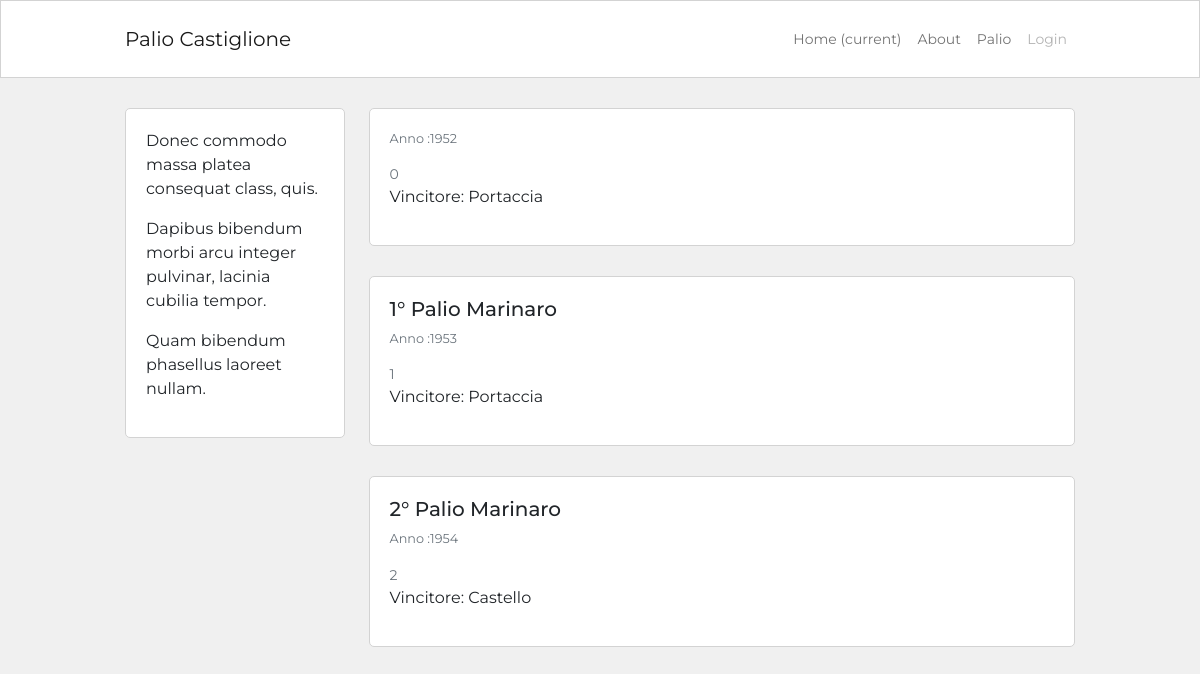
The page /palio on the database its author committed.
### blog/models.py (models this page shows, shortened)
class Gare (db.Model):
    id = db.Column ( db.Integer, primary_key = True)
    data = db.Column ( db.DateTime, default = datetime.now)
    numero_corsa = db.Column ( db.Integer)
    rione_id = db.Column ( db.Integer, db.ForeignKey('rioni.id'), nullable = False)
    valido = db.Column ( db.Boolean, default= True, nullable = False)

class Rioni (db.Model):
    id = db.Column ( db.Integer, primary_key = True)
    rione = db.Column ( db.String(120), nullable = False)
    gare = db.relationship ( 'Gare', backref = 'primo', lazy = 'dynamic')

### blog/routes.py (the view)
@app.route ('/palio')
def palio ():
    palii = Gare.query.order_by(Gare.data.asc()).all()
    return render_template ('palio_lista.html', palii = palii)

### blog/templates/palio_lista.html (shortened to what this page needs)
{% extends 'base.html' %}
{% block content %}
<div class="container content-container">
    <div class="row no-gutters">
        <div class="col-md-9 order-md-2">
            {% for palio in palii %}
            <div class="single-post-home">
                {% if palio.numero_corsa %}
                <h5>{{palio.numero_corsa}}° Palio Marinaro</h5>
                {% endif %}
                <p class="p-small-two text-muted">Anno :{{palio.data.strftime('%Y') }}</p>
                <p class="p-small-one text-muted mb-0">{{palio.numero_corsa}}</p>
                <p>Vincitore: {{palio.primo.rione}}</p>
            </div>
            {% endfor %}
        </div>
        <div class="col-md-3 order-md-1">
            {% include 'about_snippet.html' %}
        </div>
    </div>
</div>
{% endblock %}

### blog/static/blog.css (style rules this page uses)
body { font-family: Montserrat; background-color: #f0f0f0; }
.content-container { max-width: 950px; margin-top: 30px; margin-bottom: 30px; padding: 0px; }
.single-post-home { background-color: #fff; border: 1px solid #d3d3d3; border-radius: 5px; padding: 20px; margin-bottom: 30px; }
.p-small-one { font-size: 0.875rem; }
.p-small-two { font-size: 0.800rem; }

### rows shown on the page
Gare: data "1952", numero_corsa "0", primo.rione "Portaccia"
Gare: numero_corsa "1", data "1953", primo.rione "Portaccia"
Gare: numero_corsa "2", data "1954", primo.rione "Castello"

### other values the page prints
{{ lipsum(n=3, min=5, max=10) }} "Donec commodo massa platea consequat class, quis. Dapibus bibendum morbi arcu integer pulvinar, lacinia cubilia tempor. Quam bibendum phasellus laoreet nullam."
